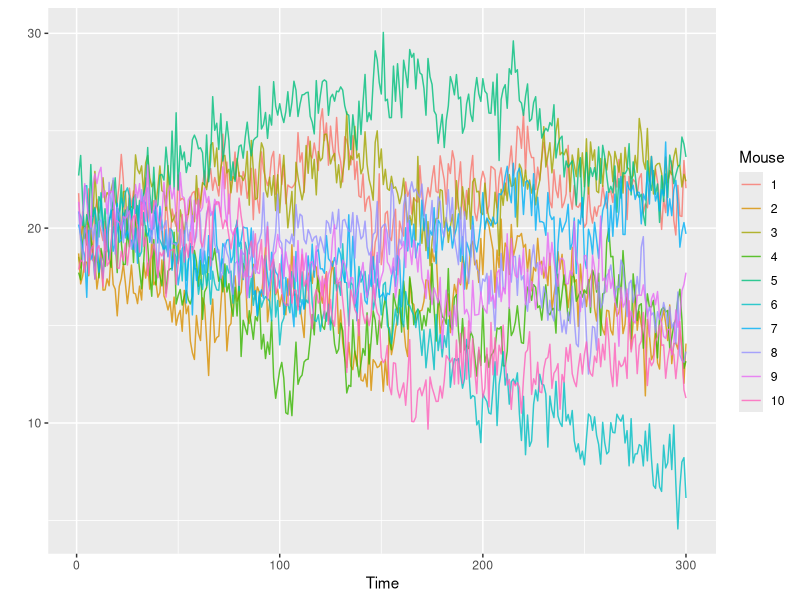

Write R code to recreate this figure.

library(ggplot2)
set.seed(1)

# true model  -----------------------------------------------------------
#based on Hierarchical Dynamic Models  Marina Silva Paez and Dani Gamerman


n = 10 # sample size
T = 300 # observations (time)

# parameters for observation equations
sd_y = 0.01

# parameters for structural equations 
level = 10
sd_level = 0.8
sd_mu = 0.5
A = 0.5
P = 50 
phi = 5
sd_A = 0.01
sd_P = 0.5
sd_phi = 0.8
sd_season = 0.8

# parameters for system equations
sd_mu_t = 0.3
 # seasonal period 
p = 0.01
mean_amp = 1
sd_amp = 0.01

# initial values for group level parameters
season0 = 0.3
amp0 = 0.8 
mu0= 10


data = list()

for(i in 1:n){
  # time dependent parameters (mean parameters)
  mu_t = numeric(T) ; mu_t[1] =  mu0

  for(t in 2:T){
    # System Equations
    mu_t[t] = mu_t[t-1] + rnorm(1,0,sd_mu_t)
  }
  
  # structural equations
  level_i = level + rnorm(1,0,sd_level)
  mu_it = mu_t + rnorm(t,0,sd_mu)
  A_i = A + rnorm(1,0,sd_A)
  P_i = P + rnorm(1,0, sd_P)
  phi_i = phi + rnorm(1,0, sd_phi)
  prob_it = rbinom(300,1,p)
  amp_it = abs(rnorm(T,mean_amp, sd_amp))
  
  season_it = A_i * sin(2 * pi * (1:T) /P_i + phi_i) + rnorm(t,0,sd_season)
  
  # observation equations
  y = level_i + mu_it + season_it + prob_it*amp_it + rnorm(t,0,sd_y) 
  data[[i]] = data.frame(mouse = i, time = 1:T, y = y)
}
sim_data = do.call(rbind,data)


ggplot(data = sim_data, aes(x = time, y = y, color = factor(mouse))) + 
  geom_line(alpha = 0.8) + 
  labs(x = 'Time',
       y = '',
       color = 'Mouse')

# state space models  -----------------------------------------------------

# GP regression 
